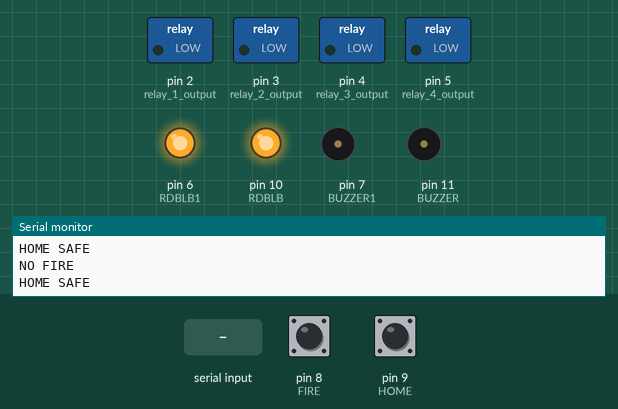
Simulated run of this sketch. Board: Arduino Uno, built with avr-gcc and run on an emulated ATmega328P. Parts: switched loads named in the sketch (green lamp = pin HIGH), output pins drawn as LEDs (lit = HIGH), buzzer (waves = sounding, pin HIGH), the last lines printed to the serial monitor. The test bench sets the inputs (shaded band); at power-on: pin 8 (FIRE) HIGH, pin 9 (HOME) HIGH.

Above: at 1.2 s.
1.3 s: "a\n" received over Serial
At 2.6 s:
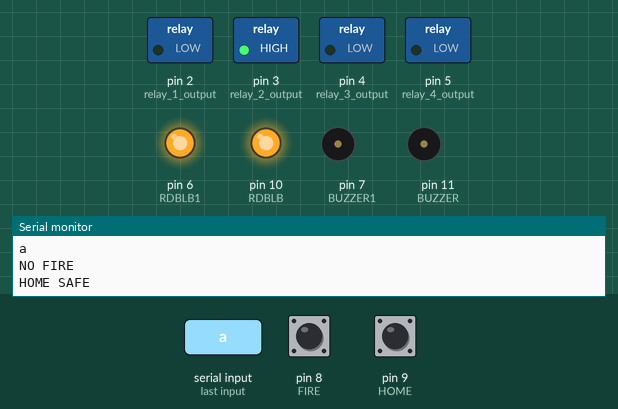
3.5 s: byte 98 ('b') received over Serial
At 5.2 s:
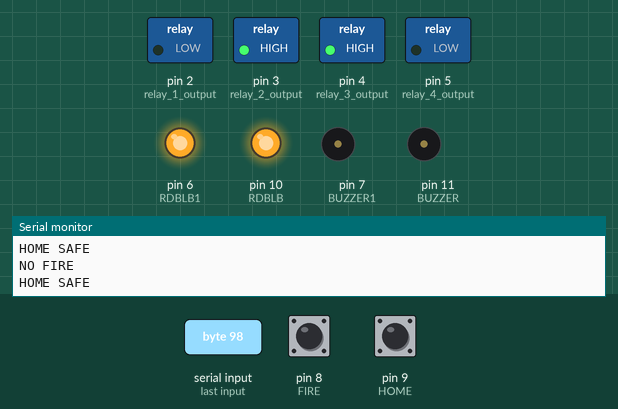
5.5 s: byte 65 ('A') received over Serial
At 6.9 s:
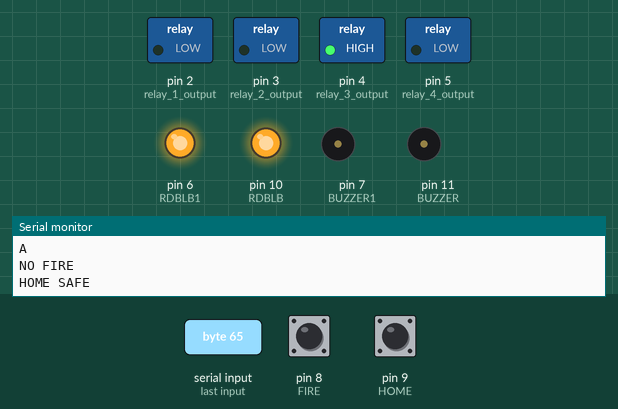
7.5 s: byte 99 ('c') received over Serial
At 8.4 s:
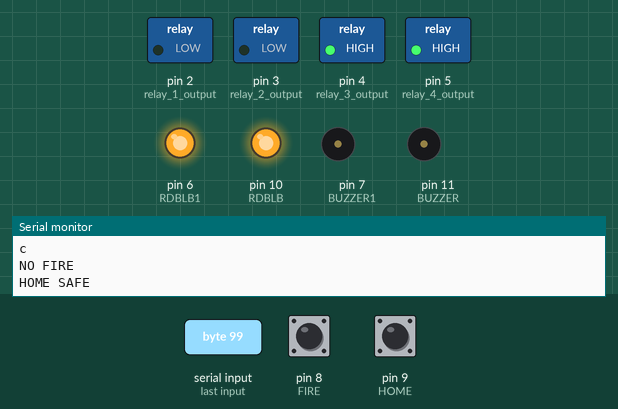
9.5 s: byte 66 ('B') received over Serial
At 11.2 s:
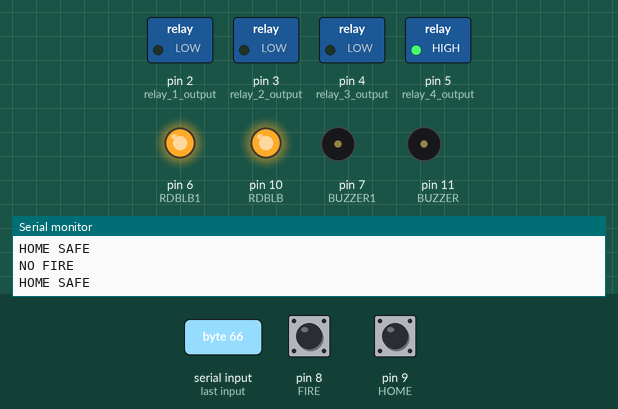
11.5 s: byte 100 ('d') received over Serial
At 12.7 s:
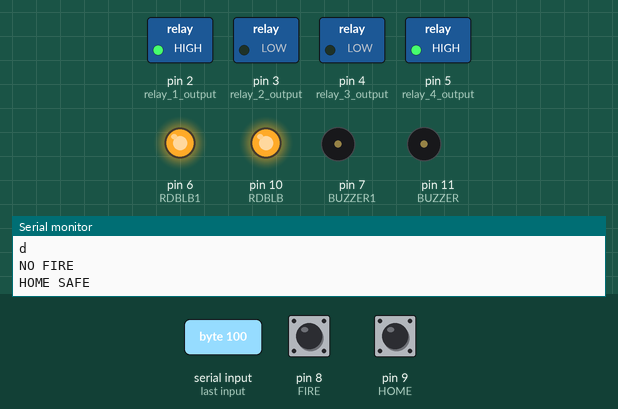
Timing chart, 0 to 14.5 s (numbered marks = the images above; inputs shaded):
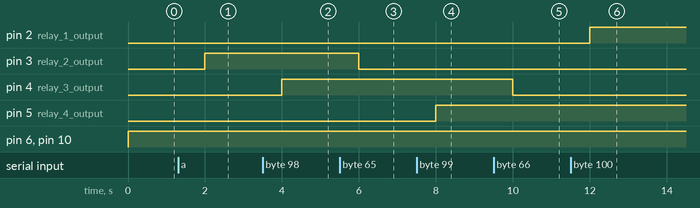

The sketch:

fire_pir_light_bluetooth.ino
```cpp
char data = 0;

#define FIRE 8 // input fire sensor
#define HOME 9 // input pir sensor
#define RDBLB 10 // output fire sensor
#define BUZZER 11 // output fire sensor
#define RDBLB1 6  // output pir sensor
#define BUZZER1 7 //// output pir sensor
void setup()
{
Serial.begin(9600);
pinMode(2, OUTPUT);   // relay 1 output
pinMode(3, OUTPUT);   // relay 2 output
pinMode(4, OUTPUT);    // relay 3 output
pinMode(5, OUTPUT);    // relay 4 output
pinMode(6, OUTPUT);   // output pir sensor
pinMode(7, OUTPUT);   // output pir sensor
pinMode(8, INPUT_PULLUP);  //input fire sensor
pinMode(9, INPUT_PULLUP);  // input pir sensor
pinMode(10, OUTPUT);    // output fire sensor
pinMode(11, OUTPUT);    // output fire sensor

}
void loop()
{
if(Serial.available() > 0)
{
data = Serial.read();
Serial.print(data);
Serial.print("\n");
if(data == 'A')
digitalWrite(3, LOW);   // Turn relay 1 ON
else if(data == 'a')
digitalWrite(3, HIGH);    // Turn relay 1 OFF
  if(data == 'B')
digitalWrite(4, LOW);   // Turn relay 2 ON
else if(data == 'b')
digitalWrite(4, HIGH);    // Turn relay 2 OFF
if(data == 'C')
digitalWrite(5, LOW);   // Turn relay 3 ON
else if(data == 'c')
digitalWrite(5, HIGH);    // Turn relay 3 OFF
if(data == 'D')
digitalWrite(2, LOW);   // Turn relay 4 ON
else if(data == 'd')
digitalWrite(2, HIGH);    // Turn relay 4 OFF
}

 int FIREVAL = digitalRead(FIRE);


if(FIREVAL == 0) { digitalWrite(RDBLB,LOW); digitalWrite(BUZZER,HIGH); Serial.println("FIRE HAS BEEN DETECTED"); }
else {  digitalWrite(RDBLB,HIGH); digitalWrite(BUZZER,LOW); Serial.println("NO FIRE "); }


 int HOMEVAL = digitalRead(HOME);
if(HOMEVAL == LOW) { digitalWrite(RDBLB1,LOW); digitalWrite(BUZZER1,HIGH); Serial.println("SOMEBODY HAS ENTERED IN HOUSE");}
else {  digitalWrite(RDBLB1,HIGH); digitalWrite(BUZZER1,LOW); Serial.println("HOME SAFE"); }

 delay(1000);
}
```

Measured:
- after the input at 1.3 s, pin 3 (relay_2_output): LOW → HIGH after 0.70 s
- after the input at 3.5 s, pin 4 (relay_3_output): LOW → HIGH after 0.50 s
- after the input at 5.5 s, pin 3 (relay_2_output): HIGH → LOW after 0.50 s
- after the input at 7.5 s, pin 5 (relay_4_output): LOW → HIGH after 0.50 s
- after the input at 9.5 s, pin 4 (relay_3_output): HIGH → LOW after 0.50 s
- after the input at 11.5 s, pin 2 (relay_1_output): LOW → HIGH after 0.50 s
